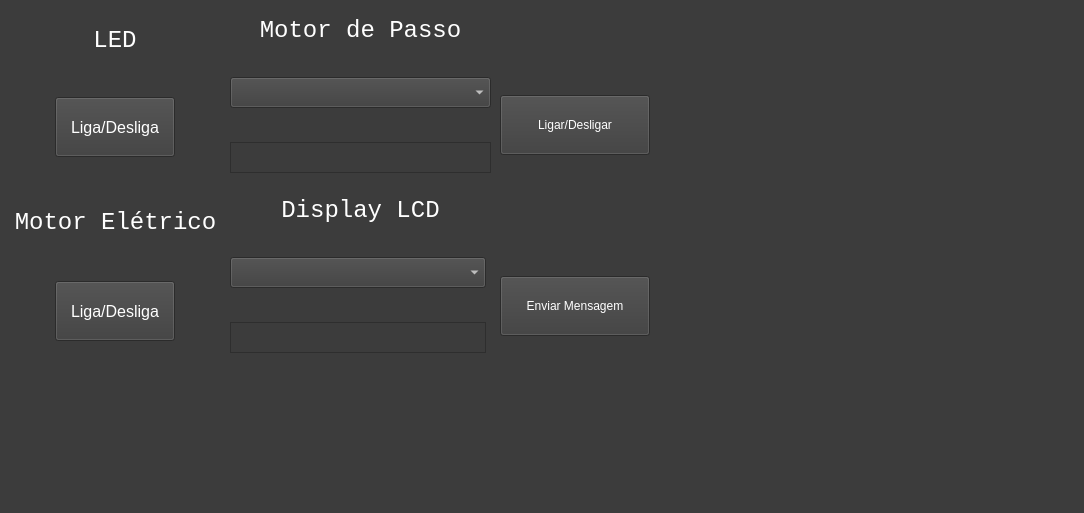
<?xml version="1.0" encoding="UTF-8"?>
<ui version="4.0">
 <class>AreaDeControle</class>
 <widget class="QMainWindow" name="AreaDeControle">
  <property name="geometry">
   <rect>
    <x>0</x>
    <y>0</y>
    <width>1084</width>
    <height>513</height>
   </rect>
  </property>
  <property name="windowTitle">
   <string>Área de Controle de Máquina</string>
  </property>
  <property name="styleSheet">
   <string notr="true">background-color: #3c3c3c;
color: #fff;</string>
  </property>
  <widget class="QWidget" name="centralwidget">
   <widget class="QWidget" name="verticalLayoutWidget">
    <property name="geometry">
     <rect>
      <x>230</x>
      <y>10</y>
      <width>261</width>
      <height>171</height>
     </rect>
    </property>
    <layout class="QVBoxLayout" name="verticalLayout">
     <item>
      <widget class="QLabel" name="label_4">
       <property name="maximumSize">
        <size>
         <width>16777215</width>
         <height>25</height>
        </size>
       </property>
       <property name="font">
        <font>
         <family>Consolas</family>
         <pointsize>18</pointsize>
        </font>
       </property>
       <property name="text">
        <string>Motor de Passo</string>
       </property>
       <property name="alignment">
        <set>Qt::AlignCenter</set>
       </property>
       <property name="margin">
        <number>0</number>
       </property>
      </widget>
     </item>
     <item>
      <spacer name="verticalSpacer_4">
       <property name="orientation">
        <enum>Qt::Vertical</enum>
       </property>
       <property name="sizeType">
        <enum>QSizePolicy::Fixed</enum>
       </property>
       <property name="sizeHint" stdset="0">
        <size>
         <width>40</width>
         <height>20</height>
        </size>
       </property>
      </spacer>
     </item>
     <item>
      <widget class="QComboBox" name="estadoValvula">
       <property name="maximumSize">
        <size>
         <width>16777215</width>
         <height>31</height>
        </size>
       </property>
       <property name="placeholderText">
        <string/>
       </property>
      </widget>
     </item>
     <item>
      <spacer name="verticalSpacer_10">
       <property name="orientation">
        <enum>Qt::Vertical</enum>
       </property>
       <property name="sizeType">
        <enum>QSizePolicy::Fixed</enum>
       </property>
       <property name="sizeHint" stdset="0">
        <size>
         <width>40</width>
         <height>20</height>
        </size>
       </property>
      </spacer>
     </item>
     <item>
      <widget class="QTextEdit" name="testeMotorPasso">
       <property name="maximumSize">
        <size>
         <width>16777215</width>
         <height>31</height>
        </size>
       </property>
       <property name="font">
        <font>
         <pointsize>12</pointsize>
        </font>
       </property>
      </widget>
     </item>
    </layout>
   </widget>
   <widget class="QWidget" name="layoutWidget">
    <property name="geometry">
     <rect>
      <x>10</x>
      <y>10</y>
      <width>211</width>
      <height>171</height>
     </rect>
    </property>
    <layout class="QGridLayout" name="gridLayout">
     <item row="2" column="0">
      <spacer name="verticalSpacer_5">
       <property name="orientation">
        <enum>Qt::Vertical</enum>
       </property>
       <property name="sizeType">
        <enum>QSizePolicy::Fixed</enum>
       </property>
       <property name="sizeHint" stdset="0">
        <size>
         <width>40</width>
         <height>20</height>
        </size>
       </property>
      </spacer>
     </item>
     <item row="1" column="0">
      <widget class="QLabel" name="label">
       <property name="maximumSize">
        <size>
         <width>16777215</width>
         <height>25</height>
        </size>
       </property>
       <property name="font">
        <font>
         <family>Consolas</family>
         <pointsize>18</pointsize>
         <stylestrategy>PreferDefault</stylestrategy>
        </font>
       </property>
       <property name="text">
        <string>LED</string>
       </property>
       <property name="alignment">
        <set>Qt::AlignCenter</set>
       </property>
       <property name="margin">
        <number>0</number>
       </property>
      </widget>
     </item>
     <item row="3" column="0">
      <widget class="QPushButton" name="buttonLed">
       <property name="maximumSize">
        <size>
         <width>120</width>
         <height>60</height>
        </size>
       </property>
       <property name="font">
        <font>
         <pointsize>12</pointsize>
        </font>
       </property>
       <property name="styleSheet">
        <string notr="true">backgroud-color: #3c3c3c;
color: #fff;</string>
       </property>
       <property name="text">
        <string>Liga/Desliga</string>
       </property>
      </widget>
     </item>
     <item row="4" column="0">
      <spacer name="verticalSpacer_9">
       <property name="orientation">
        <enum>Qt::Vertical</enum>
       </property>
       <property name="sizeType">
        <enum>QSizePolicy::Fixed</enum>
       </property>
       <property name="sizeHint" stdset="0">
        <size>
         <width>20</width>
         <height>5</height>
        </size>
       </property>
      </spacer>
     </item>
    </layout>
   </widget>
   <widget class="QWidget" name="verticalLayoutWidget_2">
    <property name="geometry">
     <rect>
      <x>500</x>
      <y>10</y>
      <width>189</width>
      <height>351</height>
     </rect>
    </property>
    <layout class="QVBoxLayout" name="verticalLayout_2">
     <item>
      <spacer name="verticalSpacer_6">
       <property name="orientation">
        <enum>Qt::Vertical</enum>
       </property>
       <property name="sizeType">
        <enum>QSizePolicy::Fixed</enum>
       </property>
       <property name="sizeHint" stdset="0">
        <size>
         <width>20</width>
         <height>70</height>
        </size>
       </property>
      </spacer>
     </item>
     <item>
      <widget class="QPushButton" name="buttonMotorPasso">
       <property name="sizePolicy">
        <sizepolicy hsizetype="Minimum" vsizetype="Expanding">
         <horstretch>0</horstretch>
         <verstretch>0</verstretch>
        </sizepolicy>
       </property>
       <property name="minimumSize">
        <size>
         <width>60</width>
         <height>60</height>
        </size>
       </property>
       <property name="maximumSize">
        <size>
         <width>150</width>
         <height>60</height>
        </size>
       </property>
       <property name="text">
        <string>Ligar/Desligar</string>
       </property>
      </widget>
     </item>
     <item>
      <spacer name="verticalSpacer_3">
       <property name="orientation">
        <enum>Qt::Vertical</enum>
       </property>
       <property name="sizeType">
        <enum>QSizePolicy::Fixed</enum>
       </property>
       <property name="sizeHint" stdset="0">
        <size>
         <width>100</width>
         <height>100</height>
        </size>
       </property>
      </spacer>
     </item>
     <item>
      <widget class="QPushButton" name="enviarDisplayLCD">
       <property name="maximumSize">
        <size>
         <width>150</width>
         <height>60</height>
        </size>
       </property>
       <property name="text">
        <string>Enviar Mensagem</string>
       </property>
      </widget>
     </item>
     <item>
      <spacer name="verticalSpacer_8">
       <property name="orientation">
        <enum>Qt::Vertical</enum>
       </property>
       <property name="sizeType">
        <enum>QSizePolicy::Fixed</enum>
       </property>
       <property name="sizeHint" stdset="0">
        <size>
         <width>20</width>
         <height>10</height>
        </size>
       </property>
      </spacer>
     </item>
    </layout>
   </widget>
   <widget class="QWidget" name="verticalLayoutWidget_3">
    <property name="geometry">
     <rect>
      <x>230</x>
      <y>190</y>
      <width>261</width>
      <height>171</height>
     </rect>
    </property>
    <layout class="QVBoxLayout" name="verticalLayout_4">
     <item>
      <widget class="QLabel" name="label_2">
       <property name="maximumSize">
        <size>
         <width>16777215</width>
         <height>25</height>
        </size>
       </property>
       <property name="font">
        <font>
         <family>Consolas</family>
         <pointsize>18</pointsize>
        </font>
       </property>
       <property name="text">
        <string>Display LCD</string>
       </property>
       <property name="alignment">
        <set>Qt::AlignCenter</set>
       </property>
      </widget>
     </item>
     <item>
      <spacer name="verticalSpacer_2">
       <property name="orientation">
        <enum>Qt::Vertical</enum>
       </property>
       <property name="sizeType">
        <enum>QSizePolicy::Fixed</enum>
       </property>
       <property name="sizeHint" stdset="0">
        <size>
         <width>20</width>
         <height>20</height>
        </size>
       </property>
      </spacer>
     </item>
     <item>
      <widget class="QComboBox" name="mensagemDisplayLCD">
       <property name="sizePolicy">
        <sizepolicy hsizetype="Preferred" vsizetype="Maximum">
         <horstretch>0</horstretch>
         <verstretch>0</verstretch>
        </sizepolicy>
       </property>
       <property name="maximumSize">
        <size>
         <width>256</width>
         <height>31</height>
        </size>
       </property>
      </widget>
     </item>
     <item>
      <spacer name="verticalSpacer">
       <property name="orientation">
        <enum>Qt::Vertical</enum>
       </property>
       <property name="sizeType">
        <enum>QSizePolicy::Fixed</enum>
       </property>
       <property name="sizeHint" stdset="0">
        <size>
         <width>40</width>
         <height>20</height>
        </size>
       </property>
      </spacer>
     </item>
     <item>
      <widget class="QTextEdit" name="textEditDisplayLcd">
       <property name="maximumSize">
        <size>
         <width>256</width>
         <height>31</height>
        </size>
       </property>
       <property name="font">
        <font>
         <pointsize>12</pointsize>
        </font>
       </property>
      </widget>
     </item>
    </layout>
   </widget>
   <widget class="QWidget" name="verticalLayoutWidget_5">
    <property name="geometry">
     <rect>
      <x>10</x>
      <y>190</y>
      <width>211</width>
      <height>171</height>
     </rect>
    </property>
    <layout class="QVBoxLayout" name="verticalLayout_5">
     <item>
      <widget class="QLabel" name="label_5">
       <property name="maximumSize">
        <size>
         <width>16777215</width>
         <height>25</height>
        </size>
       </property>
       <property name="font">
        <font>
         <family>Consolas</family>
         <pointsize>18</pointsize>
        </font>
       </property>
       <property name="text">
        <string>Motor Elétrico</string>
       </property>
       <property name="alignment">
        <set>Qt::AlignCenter</set>
       </property>
      </widget>
     </item>
     <item>
      <spacer name="verticalSpacer_7">
       <property name="orientation">
        <enum>Qt::Vertical</enum>
       </property>
       <property name="sizeType">
        <enum>QSizePolicy::Fixed</enum>
       </property>
       <property name="sizeHint" stdset="0">
        <size>
         <width>40</width>
         <height>20</height>
        </size>
       </property>
      </spacer>
     </item>
     <item>
      <layout class="QVBoxLayout" name="verticalLayout_3" stretch="0">
       <property name="leftMargin">
        <number>45</number>
       </property>
       <item>
        <widget class="QPushButton" name="buttonMotorEletric">
         <property name="sizePolicy">
          <sizepolicy hsizetype="Minimum" vsizetype="Fixed">
           <horstretch>0</horstretch>
           <verstretch>0</verstretch>
          </sizepolicy>
         </property>
         <property name="minimumSize">
          <size>
           <width>0</width>
           <height>0</height>
          </size>
         </property>
         <property name="maximumSize">
          <size>
           <width>120</width>
           <height>60</height>
          </size>
         </property>
         <property name="font">
          <font>
           <pointsize>12</pointsize>
          </font>
         </property>
         <property name="styleSheet">
          <string notr="true">backgroud-color: #3c3c3c;
color: #fff;</string>
         </property>
         <property name="text">
          <string>Liga/Desliga</string>
         </property>
        </widget>
       </item>
      </layout>
     </item>
    </layout>
   </widget>
  </widget>
  <widget class="QMenuBar" name="menubar">
   <property name="geometry">
    <rect>
     <x>0</x>
     <y>0</y>
     <width>1084</width>
     <height>24</height>
    </rect>
   </property>
  </widget>
  <widget class="QStatusBar" name="statusbar"/>
 </widget>
 <resources/>
 <connections/>
</ui>
